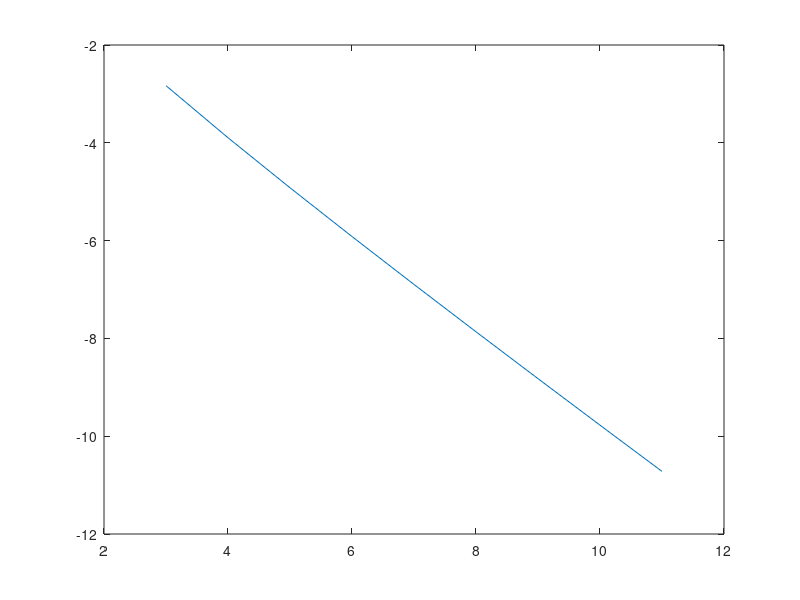

Recreate this plot in MATLAB.
J=10*10^-12;
B=1.6;

D=3*10^-3;

rd=(3:11);
r=rd*J/D

Ha=B*D.^2/(2*J)

ee=sqrt(2/B);
fy=besselk(1,rd./ee);
figure
plot(rd,log(fy));